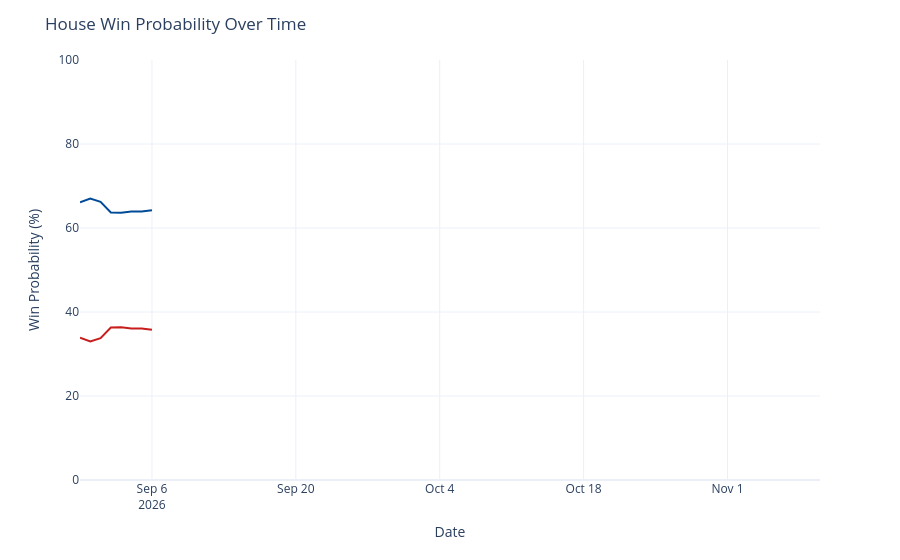

The cell this chart's notebook holds for it:
### Code cell
chance_over_time = output_ts[(output_ts['geo'] == 'US House') &
                             (output_ts['type'] == 'chance')]
chance_over_time['rep_chance'] = chance_over_time['y'].map(lambda x: 100 - x)
chance_over_time = chance_over_time.rename({'y': 'Democrats', 'rep_chance': 'Republicans'}, axis=1)
chance_time_ser = px.line(chance_over_time, x='date', y=['Democrats', 'Republicans'], template='plotly_white',
                         color_discrete_map={'Democrats': '#004b97', 'Republicans': '#c71e1d'},)
chance_time_ser.update_traces(hovertemplate="%{y:.1f}%")
chance_time_ser.update_layout(
    xaxis=dict(range=[pd.to_datetime('2026-08-30'), pd.to_datetime('2026-11-10')]),
    yaxis=dict(range=[0, 100]),
    xaxis_title='Date',
    yaxis_title='Win Probability (%)',
    title=dict(text="House Win Probability Over Time"),
    hovermode="x",
    showlegend=False
)
chance_time_ser

### Figure 1 — Plotly figure (JSON) as saved in the notebook; plotly's stock layout.template omitted (floating-point values rounded to 4 significant figures)
{"data": [{"hovertemplate": "%{y:.1f}%", "legendgroup": "Democrats", "line": {"color": "#004b97", "dash": "solid"}, "marker": {"symbol": "circle"}, "mode": "lines", "name": "Democrats", "orientation": "v", "showlegend": true, "type": "scatter", "x": ["2026-08-30", "2026-08-31", "2026-09-01", "2026-09-02", "2026-09-03", "2026-09-04", "2026-09-05", "2026-09-06"], "xaxis": "x", "y": [66.12, 67.02, 66.25, 63.69, 63.65, 63.91, 63.91, 64.23], "yaxis": "y"}, {"hovertemplate": "%{y:.1f}%", "legendgroup": "Republicans", "line": {"color": "#c71e1d", "dash": "solid"}, "marker": {"symbol": "circle"}, "mode": "lines", "name": "Republicans", "orientation": "v", "showlegend": true, "type": "scatter", "x": ["2026-08-30", "2026-08-31", "2026-09-01", "2026-09-02", "2026-09-03", "2026-09-04", "2026-09-05", "2026-09-06"], "xaxis": "x", "y": [33.88, 32.98, 33.75, 36.31, 36.35, 36.09, 36.09, 35.77], "yaxis": "y"}], "layout": {"hovermode": "x", "legend": {"title": {"text": "variable"}, "tracegroupgap": 0}, "margin": {"t": 60}, "showlegend": false, "title": {"text": "House Win Probability Over Time"}, "xaxis": {"anchor": "y", "domain": [0, 1], "range": ["2026-08-30T00:00:00", "2026-11-10T00:00:00"], "title": {"text": "Date"}}, "yaxis": {"anchor": "x", "domain": [0, 1], "range": [0, 100], "title": {"text": "Win Probability (%)"}}}}
